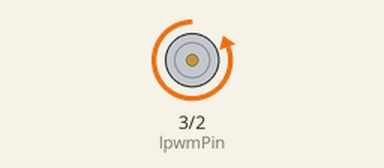
This sketch was run on a simulated Arduino Uno, built with avr-gcc and run on an emulated ATmega328P. Shown: motor-driver pin pairs drawn as motors (green arrow = first pin HIGH = forward, orange = second pin HIGH = backward, longer = more drive).

Above: at 0.4 s.
At 4.2 s:
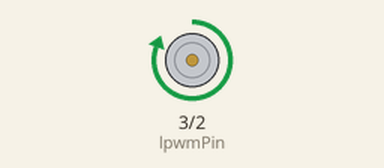
At 6.1 s:
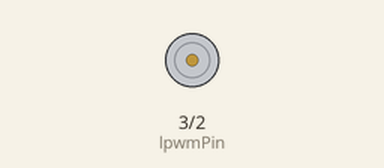
Timing chart, 0 to 9.9 s (numbered marks = the images above):
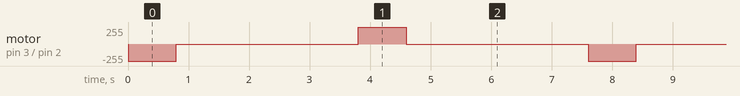

The sketch:

wMotorTest0.ino
```cpp
// Beispiel: DPS (D5 = RPWM, D6 = LPWM), R_EN & L_EN dauerhaft HIGH (5V)
const int rpwmPin = 2;   // PWM für "vorwärts"
const int lpwmPin = 3;   // PWM für "rückwärts"

void setup() {
  pinMode(rpwmPin, OUTPUT);
  pinMode(lpwmPin, OUTPUT);
  // Falls R_EN/L_EN an Arduino: pinMode(enPin, OUTPUT); digitalWrite(enPin, HIGH);
  analogWrite(rpwmPin, 0);
  analogWrite(lpwmPin, 0);
}

void loop() {
  // Motor vorwärts mit steigender Geschwindigkeit
  analogWrite(rpwmPin, 255);
  analogWrite(lpwmPin, 0);
  delay(800);

  // Motor anhalten
  analogWrite(rpwmPin, 0);
  delay(3000);

  analogWrite(rpwmPin, 0);
  analogWrite(lpwmPin, 255);
  delay(800);

  analogWrite(lpwmPin, 0);
  delay(3000);
}
```

Measured:
- by itself, motor on pin 3 (lpwmPin) / pin 2 (rpwmPin): repeats every 7.6 s: stopped 3.0 s, forward 255/255 0.80 s, stopped 3.0 s, backward 255/255 0.80 s
